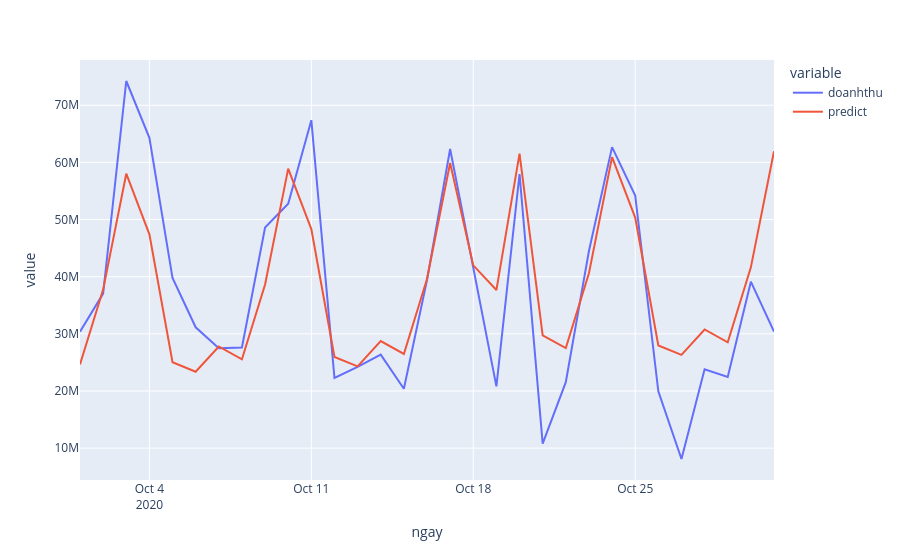

The notebook cell this image was saved under:
### Code cell
fig = px.line(backtest, x="ngay", y=["doanhthu","predict"])
fig.show()
